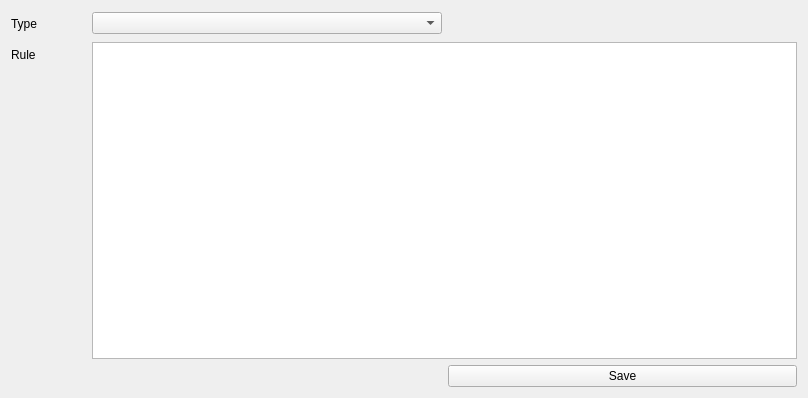
<?xml version="1.0" encoding="UTF-8"?>
<ui version="4.0">
 <class>addoption</class>
 <widget class="QWidget" name="addoption">
  <property name="geometry">
   <rect>
    <x>0</x>
    <y>0</y>
    <width>808</width>
    <height>398</height>
   </rect>
  </property>
  <property name="windowTitle">
   <string>Form</string>
  </property>
  <layout class="QGridLayout" name="gridLayout">
   <item row="3" column="0" colspan="2">
    <widget class="QWidget" name="widget" native="true"/>
   </item>
   <item row="0" column="0">
    <widget class="QLabel" name="label_2">
     <property name="minimumSize">
      <size>
       <width>75</width>
       <height>25</height>
      </size>
     </property>
     <property name="maximumSize">
      <size>
       <width>75</width>
       <height>75</height>
      </size>
     </property>
     <property name="text">
      <string>Type</string>
     </property>
    </widget>
   </item>
   <item row="0" column="1">
    <widget class="QComboBox" name="typeList"/>
   </item>
   <item row="3" column="2">
    <widget class="QPushButton" name="Save">
     <property name="text">
      <string>Save</string>
     </property>
    </widget>
   </item>
   <item row="0" column="2">
    <widget class="QLabel" name="msg">
     <property name="text">
      <string/>
     </property>
    </widget>
   </item>
   <item row="1" column="0">
    <widget class="QLabel" name="label">
     <property name="minimumSize">
      <size>
       <width>75</width>
       <height>25</height>
      </size>
     </property>
     <property name="maximumSize">
      <size>
       <width>75</width>
       <height>25</height>
      </size>
     </property>
     <property name="text">
      <string>Rule</string>
     </property>
    </widget>
   </item>
   <item row="1" column="1" rowspan="2" colspan="2">
    <widget class="QTextEdit" name="rule"/>
   </item>
  </layout>
 </widget>
 <resources/>
 <connections/>
</ui>
